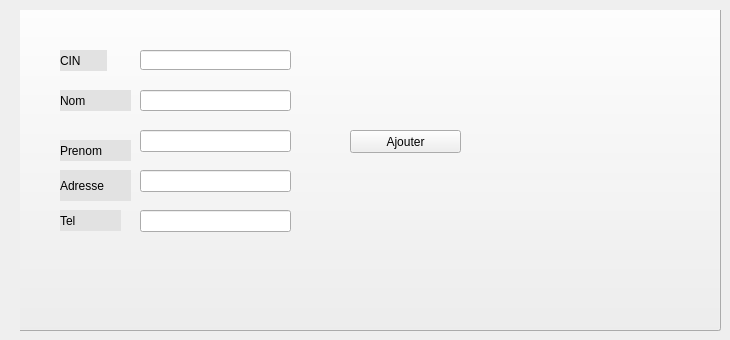
      <widget class="QWidget" name="tab_10">
       <attribute name="title">
        <string>Ajouter Client</string>
       </attribute>
       <widget class="QGroupBox" name="groupBox_3">
        <property name="geometry">
         <rect>
          <x>20</x>
          <y>10</y>
          <width>701</width>
          <height>321</height>
         </rect>
        </property>
        <property name="styleSheet">
         <string notr="true"/>
        </property>
        <property name="title">
         <string>Formulaire d'Ajout </string>
        </property>
        <widget class="QLineEdit" name="le_nom">
         <property name="enabled">
          <bool>true</bool>
         </property>
         <property name="geometry">
          <rect>
           <x>120</x>
           <y>80</y>
           <width>151</width>
           <height>21</height>
          </rect>
         </property>
         <property name="styleSheet">
          <string notr="true"/>
         </property>
        </widget>
        <widget class="QLineEdit" name="le_cin">
         <property name="geometry">
          <rect>
           <x>120</x>
           <y>40</y>
           <width>151</width>
           <height>20</height>
          </rect>
         </property>
         <property name="styleSheet">
          <string notr="true"/>
         </property>
         <property name="text">
          <string/>
         </property>
        </widget>
        <widget class="QPushButton" name="pushButton_4">
         <property name="geometry">
          <rect>
           <x>330</x>
           <y>120</y>
           <width>111</width>
           <height>23</height>
          </rect>
         </property>
         <property name="styleSheet">
          <string notr="true"/>
         </property>
         <property name="text">
          <string>Ajouter</string>
         </property>
        </widget>
        <widget class="QLabel" name="label_42">
         <property name="geometry">
          <rect>
           <x>50</x>
           <y>80</y>
           <width>71</width>
           <height>21</height>
          </rect>
         </property>
         <property name="styleSheet">
          <string notr="true">font: 75 12pt &quot;Segoe UI&quot;;</string>
         </property>
         <property name="text">
          <string>Nom</string>
         </property>
        </widget>
        <widget class="QLabel" name="label_43">
         <property name="geometry">
          <rect>
           <x>50</x>
           <y>40</y>
           <width>47</width>
           <height>21</height>
          </rect>
         </property>
         <property name="styleSheet">
          <string notr="true">font: 75 12pt &quot;Segoe UI&quot;;</string>
         </property>
         <property name="text">
          <string>CIN</string>
         </property>
        </widget>
        <widget class="QLabel" name="label_44">
         <property name="geometry">
          <rect>
           <x>46</x>
           <y>120</y>
           <width>71</width>
           <height>21</height>
          </rect>
         </property>
         <property name="styleSheet">
          <string notr="true">font: 75 12pt &quot;Segoe UI&quot;;</string>
         </property>
         <property name="text">
          <string>Prenom</string>
         </property>
        </widget>
        <widget class="QLabel" name="label_45">
         <property name="geometry">
          <rect>
           <x>50</x>
           <y>200</y>
           <width>61</width>
           <height>21</height>
          </rect>
         </property>
         <property name="styleSheet">
          <string notr="true">font: 75 12pt &quot;Segoe UI&quot;;</string>
         </property>
         <property name="text">
          <string>Tel</string>
         </property>
        </widget>
        <widget class="QLabel" name="label_51">
         <property name="geometry">
          <rect>
           <x>46</x>
           <y>160</y>
           <width>71</width>
           <height>31</height>
          </rect>
         </property>
         <property name="styleSheet">
          <string notr="true">font: 75 12pt &quot;Segoe UI&quot;;</string>
         </property>
         <property name="text">
          <string>Adresse</string>
         </property>
        </widget>
        <widget class="QLineEdit" name="le_prenom">
         <property name="geometry">
          <rect>
           <x>120</x>
           <y>120</y>
           <width>151</width>
           <height>22</height>
          </rect>
         </property>
         <property name="text">
          <string/>
         </property>
        </widget>
        <widget class="QLineEdit" name="le_adresse">
         <property name="geometry">
          <rect>
           <x>120</x>
           <y>160</y>
           <width>151</width>
           <height>22</height>
          </rect>
         </property>
        </widget>
        <widget class="QLineEdit" name="le_tel">
         <property name="geometry">
          <rect>
           <x>120</x>
           <y>200</y>
           <width>151</width>
           <height>22</height>
          </rect>
         </property>
        </widget>
        <widget class="QPushButton" name="pushButton">
         <property name="geometry">
          <rect>
           <x>-80</x>
           <y>-40</y>
           <width>781</width>
           <height>361</height>
          </rect>
         </property>
         <property name="text">
          <string/>
         </property>
         <property name="icon">
          <iconset>
           <normaloff>../../../../Bureau/esprit/projet c++/259768194_4670496343059454_877535061943707176_n.jpg</normaloff>../../../../Bureau/esprit/projet c++/259768194_4670496343059454_877535061943707176_n.jpg</iconset>
         </property>
         <property name="iconSize">
          <size>
           <width>800</width>
           <height>800</height>
          </size>
         </property>
        </widget>
        <widget class="QLabel" name="label_26">
         <property name="geometry">
          <rect>
           <x>40</x>
           <y>40</y>
           <width>47</width>
           <height>21</height>
          </rect>
         </property>
         <property name="styleSheet">
          <string notr="true">font: 63 9pt &quot;Yu Gothic UI Semibold&quot;;
background-color: rgb(226, 226, 226);</string>
         </property>
         <property name="text">
          <string>CIN</string>
         </property>
        </widget>
        <widget class="QLabel" name="label_25">
         <property name="geometry">
          <rect>
           <x>40</x>
           <y>80</y>
           <width>71</width>
           <height>21</height>
          </rect>
         </property>
         <property name="styleSheet">
          <string notr="true">font: 63 9pt &quot;Yu Gothic UI Semibold&quot;;
background-color: rgb(226, 226, 226);</string>
         </property>
         <property name="text">
          <string>Nom</string>
         </property>
        </widget>
        <widget class="QLabel" name="label_27">
         <property name="geometry">
          <rect>
           <x>40</x>
           <y>130</y>
           <width>71</width>
           <height>21</height>
          </rect>
         </property>
         <property name="styleSheet">
          <string notr="true">font: 63 9pt &quot;Yu Gothic UI Semibold&quot;;
background-color: rgb(226, 226, 226);</string>
         </property>
         <property name="text">
          <string>Prenom</string>
         </property>
        </widget>
        <widget class="QLabel" name="label_69">
         <property name="geometry">
          <rect>
           <x>40</x>
           <y>160</y>
           <width>71</width>
           <height>31</height>
          </rect>
         </property>
         <property name="styleSheet">
          <string notr="true">font: 63 9pt &quot;Yu Gothic UI Semibold&quot;;
background-color: rgb(226, 226, 226);</string>
         </property>
         <property name="text">
          <string>Adresse</string>
         </property>
        </widget>
        <widget class="QLabel" name="label_28">
         <property name="geometry">
          <rect>
           <x>40</x>
           <y>200</y>
           <width>61</width>
           <height>21</height>
          </rect>
         </property>
         <property name="styleSheet">
          <string notr="true">font: 63 9pt &quot;Yu Gothic UI Semibold&quot;;
background-color: rgb(226, 226, 226);</string>
         </property>
         <property name="text">
          <string>Tel</string>
         </property>
        </widget>
        <zorder>label_42</zorder>
        <zorder>label_43</zorder>
        <zorder>label_44</zorder>
        <zorder>label_45</zorder>
        <zorder>label_51</zorder>
        <zorder>pushButton</zorder>
        <zorder>le_nom</zorder>
        <zorder>le_cin</zorder>
        <zorder>pushButton_4</zorder>
        <zorder>le_prenom</zorder>
        <zorder>le_adresse</zorder>
        <zorder>le_tel</zorder>
        <zorder>label_26</zorder>
        <zorder>label_25</zorder>
        <zorder>label_27</zorder>
        <zorder>label_69</zorder>
        <zorder>label_28</zorder>
       </widget>
      </widget>
